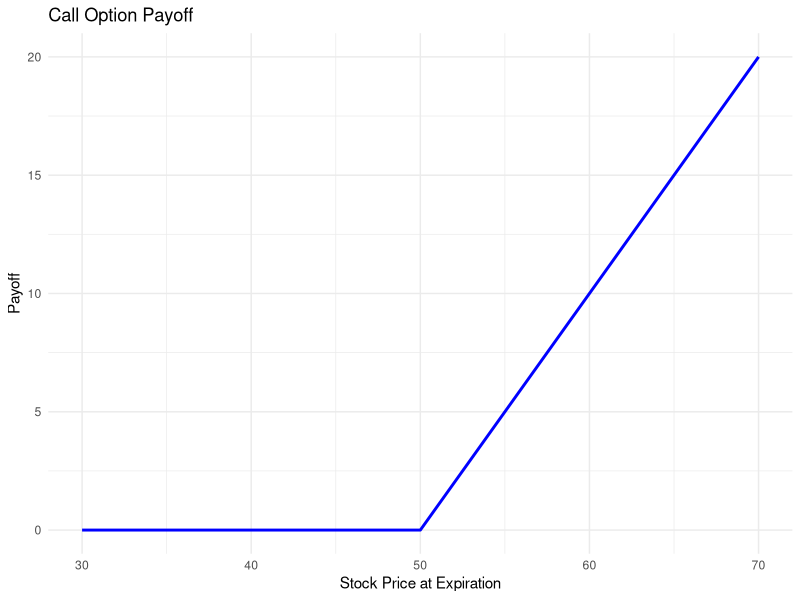
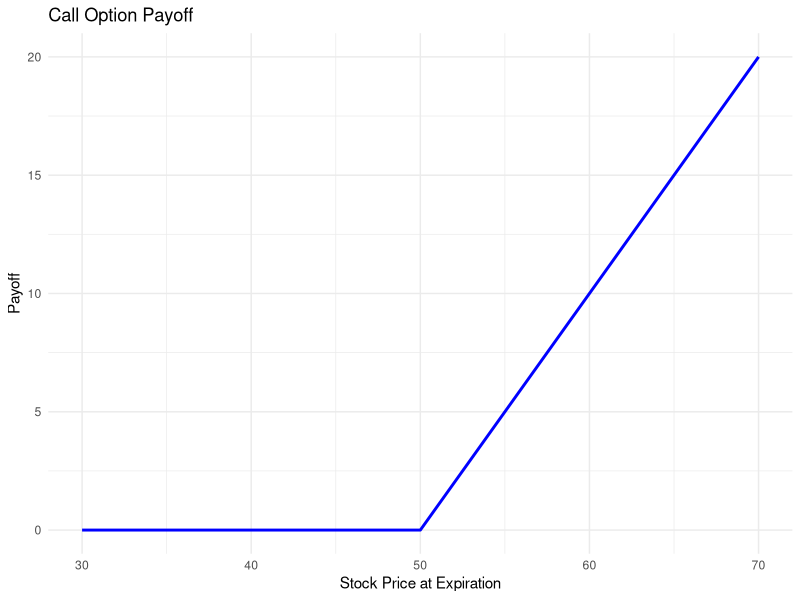
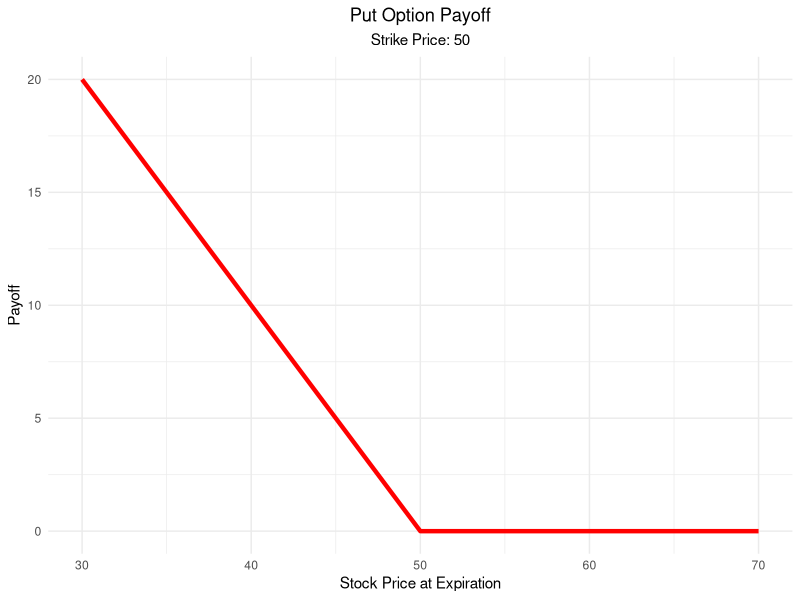
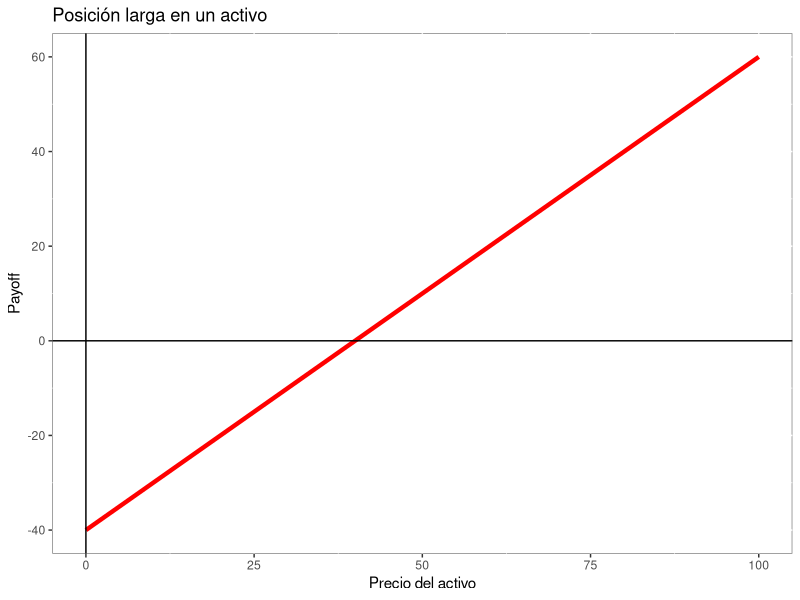
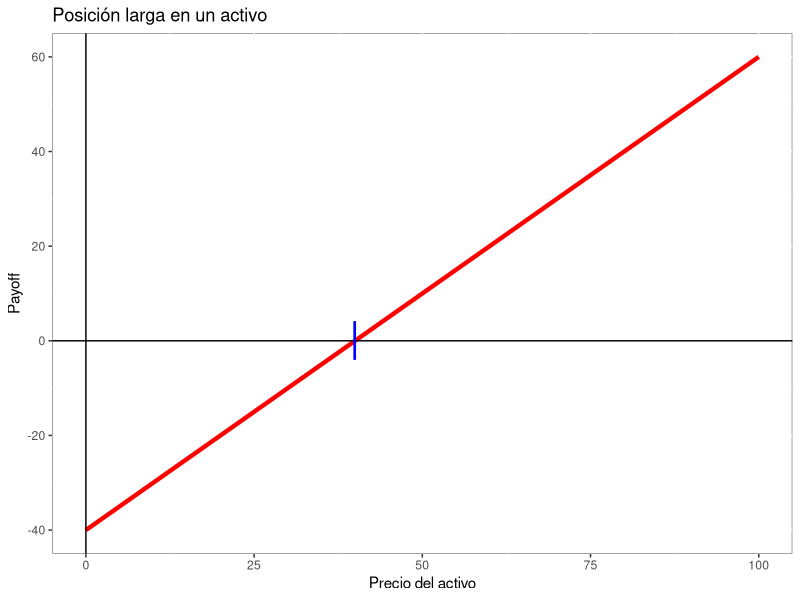
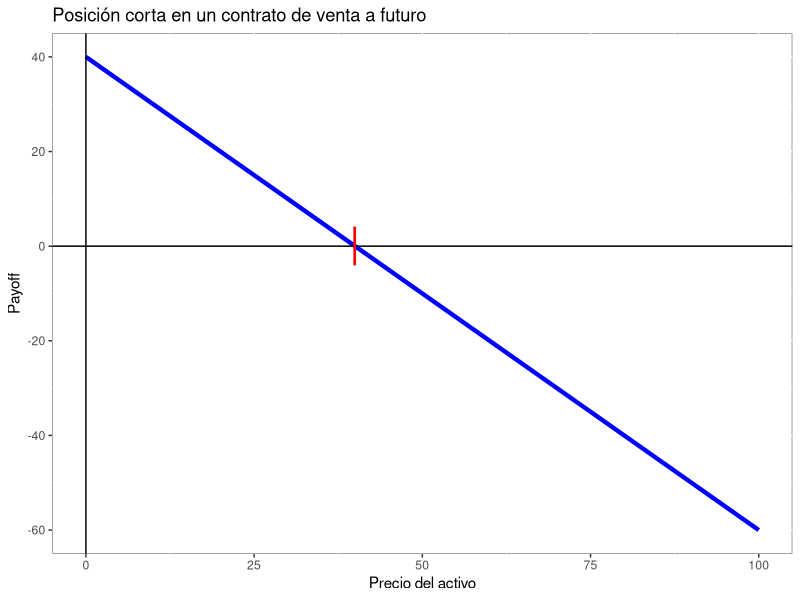
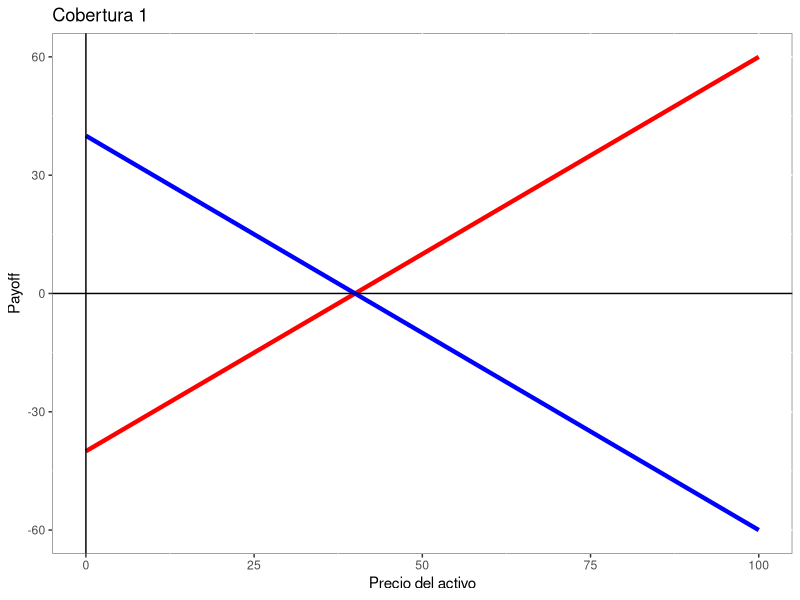
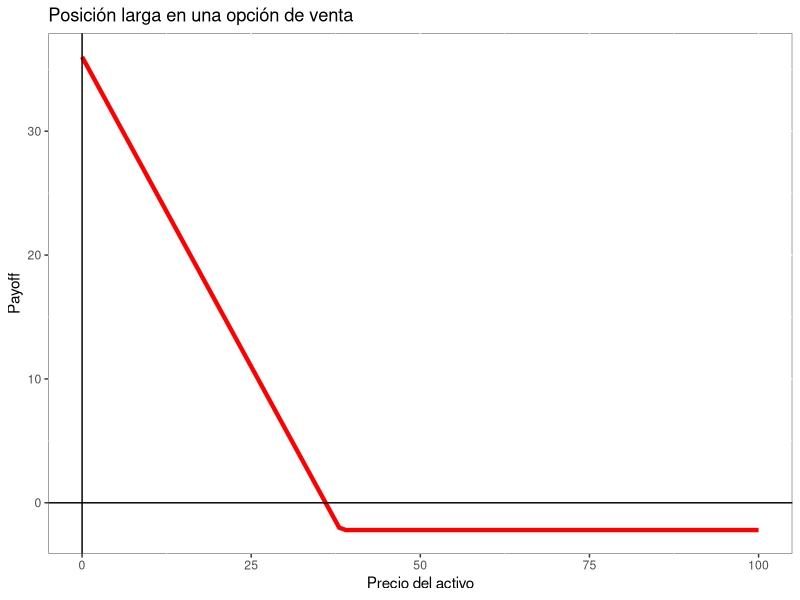

Write R code to recreate these figures, in order.
library("tidyverse")

# Set parameters
strike_price <- 50
stock_prices <- seq(from = 30, to = 70, by = 1)
# Calculate the payoff
payoff <- pmax(stock_prices - strike_price, 0)
# Create a dataframe
option_data <- data.frame(StockPrice = stock_prices, Payoff = payoff)
# Plotting the call option payoff
option_plot <- ggplot(option_data, aes(x = StockPrice, y = Payoff)) +
  geom_line(color = "blue", size = 1) +
  labs(title = "Call Option Payoff", x = "Stock Price at Expiration", y = "Payoff") +
  theme_minimal()

option_plot

#==================================================
# Display the plot
print(option_plot)

# Parameters
strike_price <- 50
stock_prices <- seq(from = 30, to = 70, by = 1)
# Calculate the payoff for a put option
payoff <- pmax(strike_price - stock_prices, 0)
# Create a dataframe
option_data <- data.frame(StockPrice = stock_prices, Payoff = payoff)
# Plotting the put option payoff
option_plot <- ggplot(option_data, aes(x = StockPrice, y = Payoff)) +
  geom_line(color = "red", size = 1.5) + # Red line for visibility
  labs(title = "Put Option Payoff",
       x = "Stock Price at Expiration",
       y = "Payoff",
       subtitle = "Strike Price: 50") +
  theme_minimal() +
  theme(plot.title = element_text(hjust = 0.5), # Centering title
        plot.subtitle = element_text(hjust = 0.5)) # Centering subtitle
# Display the plot
print(option_plot)


#=============================================================

p2 <- ggplot(data.frame(x = c(0, 100)), aes(x = x))
fun.2 <- function(x) x - 40
p2 <- p2 + stat_function(fun = fun.2, colour = "red", linewidth =1.5)
p2 <- p2 + scale_x_continuous("Precio del activo") + scale_y_continuous("Payoff") +
  geom_hline(yintercept = 0, colour = "black") +
  geom_vline(xintercept = 0, colour = "black") +
  theme(panel.background = element_rect(fill = "white", colour = "grey50")) +
  ggtitle("Posición larga en un activo")
p2

#==============================================================

p3 <- ggplot(data.frame(x = c(0, 100)), aes(x = x))
fun.3 <- function(x) x - 40
p3 <- p3 + stat_function(fun = fun.3, colour = "red", size=1.5)
p3 <- p3 + scale_x_continuous("Precio del activo") + scale_y_continuous("Payoff") +
  geom_hline(yintercept = 0, colour = "black") +
  geom_vline(xintercept = 0, colour = "black") +
  theme(panel.background = element_rect(fill = "white", colour = "grey50")) +
  ggtitle("Posición larga en un activo") + geom_point(aes(x=40, y=0), colour="blue", shape="|", size=10)
p3

#==========================================================

p4 <- ggplot(data.frame(x = c(0, 100)), aes(x = x))
fun.4 <- function(x) -x + 40
p4 <- p4 + stat_function(fun = fun.4, colour = "blue", size=1.5)
p4 <- p4 + scale_x_continuous("Precio del activo") + scale_y_continuous("Payoff") +
  geom_hline(yintercept = 0, colour = "black") +
  geom_vline(xintercept = 0, colour = "black") +
  theme(panel.background = element_rect(fill = "white", colour = "grey50")) +
  ggtitle("Posición corta en un contrato de venta a futuro") +
  geom_point(aes(x=40, y=0), colour="red", shape="|", size=10)
p4

#===========================================================

p5 <- ggplot(data.frame(x = c(0, 100)), aes(x = x))
fun.5 <- function(x) x - 40
fun.6 <- function(x) -x + 40
p5 <- p5 + stat_function(fun = fun.5, colour = "red", size=1.5) +
  stat_function(fun = fun.6, colour = "blue", size=1.5)
p5 <- p5 + scale_x_continuous("Precio del activo") + scale_y_continuous("Payoff") +
  geom_hline(yintercept = 0, colour = "black") +
  geom_vline(xintercept = 0, colour = "black") +
  theme(panel.background = element_rect(fill = "white", colour = "grey50")) +ggtitle("Cobertura 1")
p5
#========================================================

p6 <- ggplot(data.frame(x = c(0, 100)), aes(x = x))
fun.7 <- function(x) pmax(40*0.9 - x, -2.2)
p6 <- p6 + stat_function(fun = fun.7, colour = "red", size=1.5)
p6 <- p6 + scale_x_continuous("Precio del activo") + scale_y_continuous("Payoff") +
  geom_hline(yintercept = 0, colour = "black") +
  geom_vline(xintercept = 0, colour = "black") +
  theme(panel.background = element_rect(fill = "white", colour = "grey50")) +
  ggtitle("Posición larga en una opción de venta")
p6
#=========================================================

p7 <- ggplot(data.frame(x = c(0, 100)), aes(x = x))
p7 <- p7 + stat_function(fun = fun.7, colour = "red", size=1.5) +
  stat_function(fun = fun.5, colour = "blue", size=1.5)
p7 <- p7 + scale_x_continuous("Precio del activo") + scale_y_continuous("Payoff") +
  geom_hline(yintercept = 0, colour = "black") +geom_vline(xintercept = 0, colour = "black") +
  theme(panel.background = element_rect(fill = "white", colour = "grey50")) +
  ggtitle("Cobertura 2")
p7

#========================================================